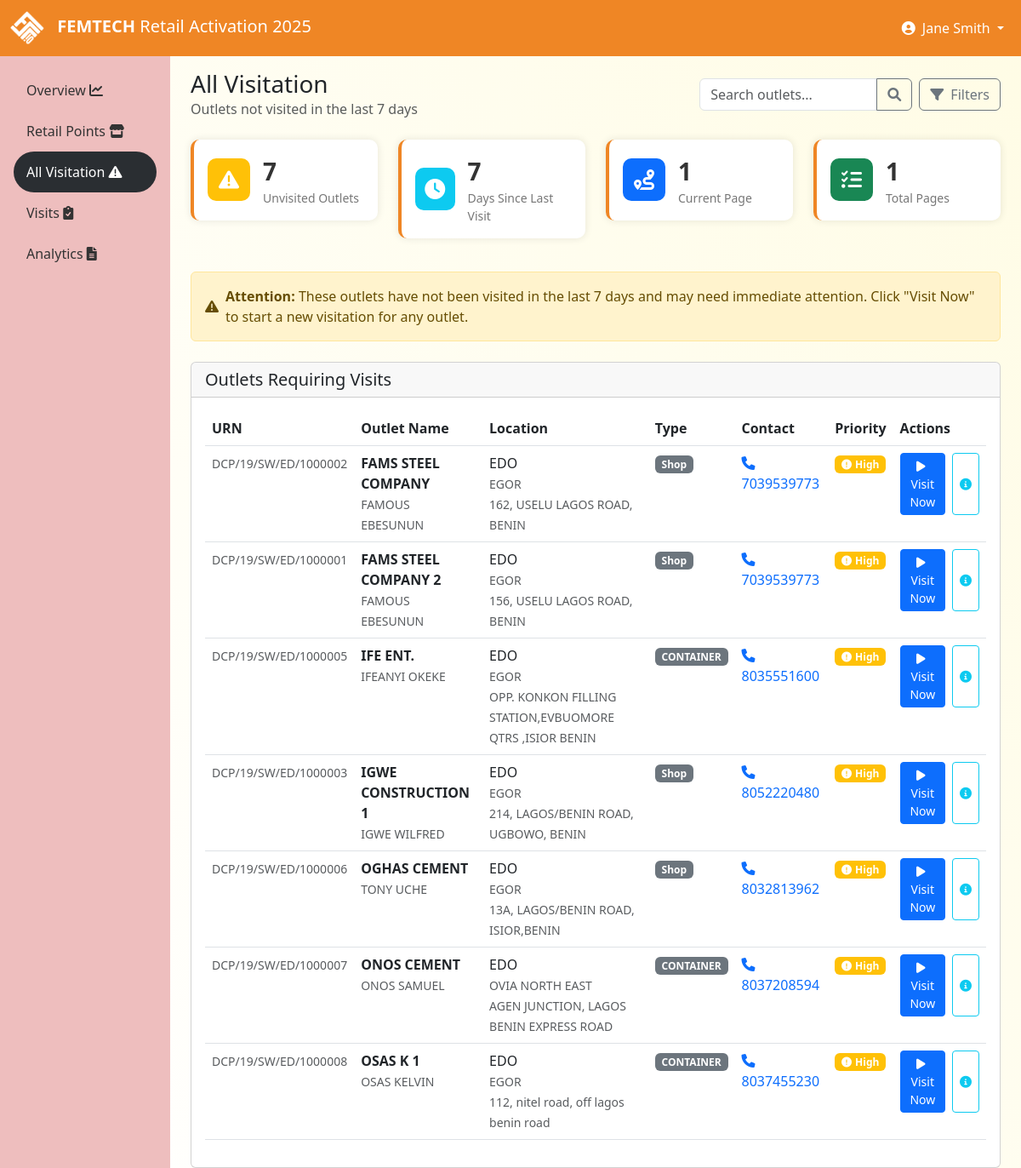
Screenshot of /all_visitation (signed in) with the database file from the repository.
### tables this page shows
CREATE TABLE profile (
        id INTEGER PRIMARY KEY,
        company_name TEXT NOT NULL DEFAULT 'DANGOTE',
        app_title TEXT NOT NULL DEFAULT 'POSM Retail Activation 2025',
        primary_color TEXT NOT NULL DEFAULT '#fdcc03',
        secondary_color TEXT NOT NULL DEFAULT '#f8f9fa',
        accent_color TEXT NOT NULL DEFAULT '#343a40',
        logo_path TEXT DEFAULT 'img/dangote-logo.png',
        favicon_path TEXT DEFAULT 'img/favicon.png',
        company_address TEXT,
        company_phone TEXT,
        company_email TEXT,
        company_website TEXT,
        footer_text TEXT,
        created_at TEXT DEFAULT CURRENT_TIMESTAMP,
        updated_at TEXT DEFAULT CURRENT_TIMESTAMP
    );

CREATE TABLE outlets (
        id INTEGER PRIMARY KEY,
        urn TEXT UNIQUE,
        outlet_name TEXT,
        customer_name TEXT,
        address TEXT,
        phone TEXT,
        outlet_type TEXT,
        local_govt TEXT,
        state TEXT,
        region TEXT
    , is_active INTEGER DEFAULT 1, created_at TEXT, updated_at TEXT);

### pykes/routes.py (the view)
    @app.route('/all_visitation')
    @login_required
    def all_visitation():
        filters = {
            'region': request.args.get('region', ''),
            'state': request.args.get('state', ''),
            'local_govt': request.args.get('local_govt', ''),
            'outlet_type': request.args.get('outlet_type', ''),
            'search': request.args.get('search', '')
        }
        page = request.args.get('page', 1, type=int)
        per_page = min(request.args.get('per_page', DEFAULT_PER_PAGE, type=int), MAX_PER_PAGE)
        offset = (page - 1) * per_page
        with get_db_cursor() as (conn, cursor):
            base_query = """
                SELECT o.* FROM outlets o
                WHERE o.id NOT IN (
                    SELECT DISTINCT outlet_id FROM executions
                    WHERE execution_date >= datetime('now', '-7 days')
                    AND status = 'Completed'
                )
            """
            count_query = """
                SELECT COUNT(*) FROM outlets o
                WHERE o.id NOT IN (
                    SELECT DISTINCT outlet_id FROM executions
                    WHERE execution_date >= datetime('now', '-7 days')
                    AND status = 'Completed'
                )
            """
            params = []
            count_params = []
            user_info = get_session_user_info()
            if user_info['role'] == 'field_agent':
                base_query += " AND o.region = ?"
                count_query += " AND o.region = ?"
                params.append(user_info['region'])
                count_params.append(user_info['region'])
                if user_info['state']:
                    base_query += " AND o.state = ?"
                    count_query += " AND o.state = ?"
                    params.append(user_info['state'])
                    count_params.append(user_info['state'])
            query, params = build_filter_query(base_query, {
                'o.region': filters['region'],
                'o.state': filters['state'],
                'o.local_govt': filters['local_govt'],
                'o.outlet_type': filters['outlet_type'],
                'search': filters['search']
            }, params)
            count_query, count_params = build_filter_query(count_query, {
                'o.region': filters['region'],
                'o.state': filters['state'],
                'o.local_govt': filters['local_govt'],
                'o.outlet_type': filters['outlet_type'],
                'search': filters['search']
            }, count_params)
            cursor.execute(count_query, count_params)
            total_outlets = cursor.fetchone()[0]
            query += " ORDER BY o.outlet_name ASC LIMIT ? OFFSET ?"
            params.extend([per_page, offset])
            cursor.execute(query, params)
            outlets = cursor.fetchall()
        pagination = calculate_pagination(total_outlets, page, per_page)
        return render_template('all_visitation.html',
                            outlets=outlets,
                            page=pagination.get('current_page', page),
                            total_pages=pagination.get('total_pages'),
                            total_outlets=total_outlets,
                            region=filters['region'],
                            state=filters['state'],
                            local_govt=filters['local_govt'],
                            outlet_type=filters['outlet_type'])

### templates/all_visitation.html (shortened to what this page needs)
{% extends 'base.html' %}
{% block content %}
<div class="container-fluid">
    <div class="d-flex justify-content-between align-items-center mb-4">
        <div>
            <h1 class="h3 mb-0">All Visitation</h1>
            <p class="text-muted mb-0">Outlets not visited in the last 7 days</p>
        </div>
        <div class="d-flex">
            <div class="input-group me-2" style="width: 250px;">
                <input type="text" class="form-control" id="searchInput"
                       placeholder="Search outlets..." value="">
                <button class="btn btn-outline-secondary" type="button" id="searchButton">
                    <i class="fas fa-search"></i>
                </button>
            </div>
            <button class="btn btn-outline-secondary" type="button" data-bs-toggle="collapse" data-bs-target="#filterCollapse">
                <i class="fas fa-filter me-1"></i> Filters
            </button>
        </div>
    </div>
    <div class="row mb-4">
        <div class="col-md-6 col-lg-3">
            <div class="stat-card p-3 d-flex align-items-center">
                <div class="stat-icon bg-warning">
                    <i class="fas fa-exclamation-triangle"></i>
                </div>
                <div>
                    <div class="stat-value" id="unvisited-count">{{ total_outlets }}</div>
                    <div class="stat-title">Unvisited Outlets</div>
                </div>
            </div>
        </div>
        <div class="col-md-6 col-lg-3">
            <div class="stat-card p-3 d-flex align-items-center">
                <div class="stat-icon bg-info">
                    <i class="fas fa-clock"></i>
                </div>
                <div>
                    <div class="stat-value">7</div>
                    <div class="stat-title">Days Since Last Visit</div>
                </div>
            </div>
        </div>
        <div class="col-md-6 col-lg-3">
            <div class="stat-card p-3 d-flex align-items-center">
                <div class="stat-icon bg-primary">
                    <i class="fas fa-route"></i>
                </div>
                <div>
                    <div class="stat-value">{{ page }}</div>
                    <div class="stat-title">Current Page</div>
                </div>
            </div>
        </div>
        <div class="col-md-6 col-lg-3">
            <div class="stat-card p-3 d-flex align-items-center">
                <div class="stat-icon bg-success">
                    <i class="fas fa-tasks"></i>
                </div>
                <div>
                    <div class="stat-value">{{ total_pages }}</div>
                    <div class="stat-title">Total Pages</div>
                </div>
            </div>
        </div>
    </div>
    <div class="alert alert-warning d-flex align-items-center mb-4" role="alert">
        <i class="fas fa-exclamation-triangle me-2"></i>
        <div>
            <strong>Attention:</strong> These outlets have not been visited in the last 7 days and may need immediate attention. Click "Visit Now" to start a new visitation for any outlet.
        </div>
    </div>
    <div class="card">
        <div class="card-header">
            <h5 class="card-title mb-0">Outlets Requiring Visits</h5>
        </div>
        <div class="card-body">
            {% if outlets %}
            <div class="table-responsive">
                <table class="table table-hover">
                    <thead>
                        <tr>
                            <th>URN</th>
                            <th>Outlet Name</th>
                            <th>Location</th>
                            <th>Type</th>
                            <th>Contact</th>
                            <th>Priority</th>
                            <th>Actions</th>
                        </tr>
                    </thead>
                    <tbody>
                        {% for outlet in outlets %}
                        <tr>
                            <td><small class="text-muted">{{ outlet.urn }}</small></td>
                            <td>
                                <strong>{{ outlet.outlet_name }}</strong>
                                {% if outlet.customer_name %}
                                <br><small class="text-muted">{{ outlet.customer_name }}</small>
                                {% endif %}
                            </td>
                            <td>
                                <div>{{ outlet.state }}</div>
                                <small class="text-muted">{{ outlet.local_govt }}</small>
                                {% if outlet.address %}
                                <br><small class="text-muted">{{ outlet.address }}</small>
                                {% endif %}
                            </td>
                            <td>
                                <span class="badge bg-secondary">{{ outlet.outlet_type or 'N/A' }}</span>
                            </td>
                            <td>
                                {% if outlet.phone %}
                                <a href="tel:{{ outlet.phone }}" class="text-decoration-none">
                                    <i class="fas fa-phone me-1"></i>{{ outlet.phone }}
                                </a>
                                {% else %}
                                <span class="text-muted">No contact</span>
                                {% endif %}
                            </td>
                            <td>
                                <span class="badge bg-warning">
                                    <i class="fas fa-exclamation-circle me-1"></i>High
                                </span>
                            </td>
                            <td>
                                <div class="d-flex gap-2">
                                    <a href="{{ url_for('new_execution', outlet_id=outlet.id) }}"
                                       class="btn btn-sm btn-primary">
                                        <i class="fas fa-play me-1"></i> Visit Now
                                    </a>
                                    <button class="btn btn-sm btn-outline-info"
                                            onclick="showOutletDetails({{ outlet.id }}, '{{ outlet.outlet_name }}', '{{ outlet.address or '' }}', '{{ outlet.phone or '' }}', '{{ outlet.customer_name or '' }}')">
                                        <i class="fas fa-info-circle"></i>
                                    </button>
                                </div>
                            </td>
                        </tr>
                        {% endfor %}
                    </tbody>
                </table>
            </div>
            {% endif %}
        </div>
    </div>
</div>
{% endblock %}

### templates/base.html (shortened to what this page needs)
<!DOCTYPE html>
<html lang="en">
<head>
    <link href="https://cdn.jsdelivr.net/npm/bootstrap@5.3.0-alpha1/dist/css/bootstrap.min.css" rel="stylesheet">
    <link rel="stylesheet" href="https://cdnjs.cloudflare.com/ajax/libs/font-awesome/6.0.0/css/all.min.css">
</head>
<body>
    <nav class="navbar navbar-expand-lg navbar-dark bg-primary-dangote">
        <div class="container-fluid">
            <a class="navbar-brand" href="/">
                {% if profile.logo_path %}
                    <img src="{{ url_for('static', filename=profile.logo_path) }}" alt="{{ profile.company_name }} Logo" class="login-logo">
                {% else %}
                    <img src="{{ url_for('static', filename='img/dangote-logo.png') }}" alt="{{ profile.company_name }} Logo" class="login-logo">
                {% endif %}
                <span class="logo-text">{{ profile.company_name }}</span> <span class="d-none d-md-inline">{{ profile.app_title.split('POSM')[-1].strip() if 'POSM' in profile.app_title else 'Retail Activation 2025' }}</span>
            </a>
            <div class="collapse navbar-collapse" id="navbarNav">
                <ul class="navbar-nav ms-auto">
                    {% if session.user_id %}
                    <li class="nav-item dropdown">
                        <a class="nav-link dropdown-toggle text-white" href="#" id="navbarDropdown" role="button" data-bs-toggle="dropdown">
                            <i class="fas fa-user-circle me-1"></i> {{ session.full_name }}
                        </a>
                    </li>
                    {% endif %}
                </ul>
            </div>
        </div>
    </nav>
    <div class="container-fluid">
        <div class="row">
            {% if session.user_id %}
            <div class="col-md-2 sidebar p-0 d-none d-md-block">
                <div class="d-flex flex-column p-3">
                    <ul class="nav nav-pills flex-column mb-auto">
                        <li class="nav-item">
                            <a href="{{ url_for('index') }}" class="nav-link {% if request.path == url_for('index') %}active{% endif %}">
                                Overview  <i class="fas fa-chart-line me-2"></i>
                            </a>
                        </li>
                        <li class="nav-item">
                            <a href="{{ url_for('outlets') }}" class="nav-link {% if request.path == url_for('outlets') %}active{% endif %}">
                                Retail Points  <i class="fas fa-store me-2"></i>
                            </a>
                        </li>
                        <li class="nav-item">
                            <a href="{{ url_for('all_visitation') }}" class="nav-link {% if request.path == url_for('all_visitation') %}active{% endif %}">
                                All Visitation  <i class="fas fa-exclamation-triangle me-2"></i>
                            </a>
                        </li>
                        <li class="nav-item">
                            <a href="{{ url_for('executions') }}" class="nav-link {% if request.path == url_for('executions') %}active{% endif %}">
                                Visits  <i class="fas fa-clipboard-check me-2"></i>
                            </a>
                        </li>
                        <li class="nav-item">
                            <a href="{{ url_for('reports') }}" class="nav-link {% if request.path == url_for('reports') %}active{% endif %}">
                                Analytics  <i class="fas fa-file-alt me-2"></i>
                            </a>
                        </li>
                    </ul>
                </div>
            </div>
            <div class="col-md-10 pt-3 main-content">
            {% else %}
            <div class="col-12 pt-3 main-content">
            {% endif %}
                {% block content %}{% endblock %}
            </div>
        </div>
    </div>
</body>
</html>

### rows the page displays
profile: logo_path (picture), company_name "FEMTECH", app_title "Retail Activation 2025"
outlets: urn "DCP/19/SW/ED/1000002", outlet_name "FAMS STEEL COMPANY", customer_name "FAMOUS EBESUNUN", state "EDO", local_govt "EGOR", address "162, USELU LAGOS ROAD, BENIN", outlet_type "Shop", phone "7039539773"
outlets: urn "DCP/19/SW/ED/1000001", outlet_name "FAMS STEEL COMPANY 2", customer_name "FAMOUS EBESUNUN", state "EDO", local_govt "EGOR", address "156, USELU LAGOS ROAD, BENIN", outlet_type "Shop", phone "7039539773"
outlets: urn "DCP/19/SW/ED/1000005", outlet_name "IFE ENT.", customer_name "IFEANYI OKEKE", state "EDO", local_govt "EGOR", address "OPP. KONKON FILLING STATION,EVBUOMORE QTRS ,ISIOR BENIN", outlet_type "CONTAINER", phone "8035551600"
outlets: urn "DCP/19/SW/ED/1000003", outlet_name "IGWE CONSTRUCTION 1", customer_name "IGWE WILFRED", state "EDO", local_govt "EGOR", address "214, LAGOS/BENIN ROAD, UGBOWO, BENIN", outlet_type "Shop", phone "8052220480"
outlets: urn "DCP/19/SW/ED/1000006", outlet_name "OGHAS CEMENT", customer_name "TONY UCHE", state "EDO", local_govt "EGOR", address "13A, LAGOS/BENIN ROAD, ISIOR,BENIN", outlet_type "Shop", phone "8032813962"
outlets: urn "DCP/19/SW/ED/1000007", outlet_name "ONOS CEMENT", customer_name "ONOS SAMUEL", state "EDO", local_govt "OVIA NORTH EAST", address "AGEN JUNCTION, LAGOS BENIN EXPRESS ROAD", outlet_type "CONTAINER", phone "8037208594"
outlets: urn "DCP/19/SW/ED/1000008", outlet_name "OSAS K 1", customer_name "OSAS KELVIN", state "EDO", local_govt "EGOR", address "112, nitel road, off lagos benin road", outlet_type "CONTAINER", phone "8037455230"

### other values shown
{{ session.full_name }} "Jane Smith"
{{ total_outlets }} "7"
{{ page }} "1"
{{ total_pages }} "1"
